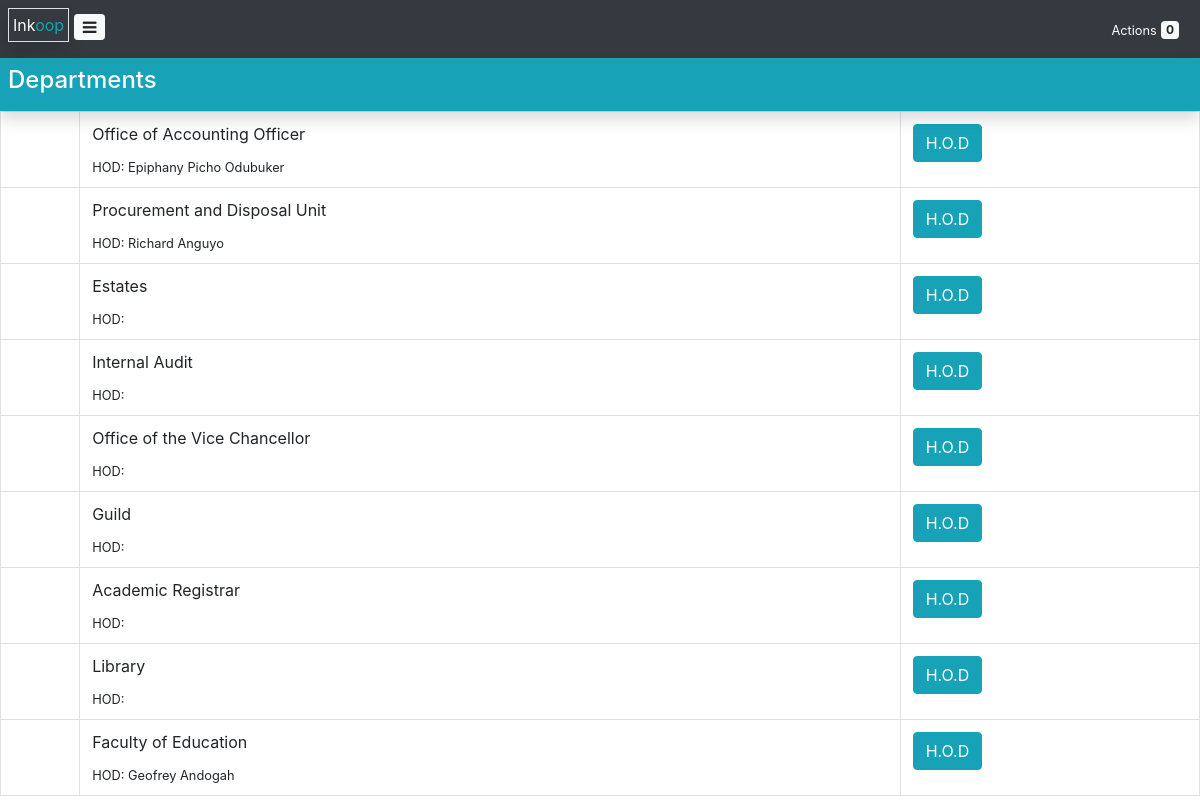
Page /user-department (signed in) on the committed database.
### core/models.py (models this page shows, shortened)
class UserDepartment(models.Model):
    name = models.CharField(max_length=128, unique=True)
    is_pdu = models.BooleanField(default=False)
    is_official = models.BooleanField(default=False)
    budget_sealing = models.IntegerField(default=0)
    hod = models.ForeignKey(User, null=True, on_delete=models.CASCADE)
    sub_programme = models.ForeignKey(SubProgramme, null=True, on_delete=models.CASCADE)
    def __str__(self):
        return self.name

### guards.py (the view)
	def wrapper(*args, **kwargs):
		request = args[0]
		user = get_user(request)
		if user.profile.is_ao:
			return func(*args, **kwargs)
		else:
			messages.error(request, "Only Accounting Officer allowed!", extra_tags="danger")
			return redirect('core:index')
		return func(*args, **kwargs)

### context_processors.py (called while the page is built)
def entity(request):
	return {
		"entity_name": settings.ENTITY_NAME,
		"entity_code": settings.ENTITY_CODE,
		"FY": settings.FINANCIAL_YEAR,
		"FY_start": settings.FY_START_DATE,
		"FY_stop": settings.FY_STOP_DATE,
	}

### core/context_processors.py (called while the page is built)
def timing(request):
	planning_process = Timing.objects.get(process="Planning")
	initiation_process = Timing.objects.get(process="Initiation")
	current_process = get_current_process()
	time_format = "M, d yy H:i"
	date_format = "F d, Y"
	return {
		"planning_process": planning_process,
		"initiation_process": initiation_process,
		"current_process": current_process,
		"time_format": time_format,
		"date_format": date_format
	}

def user_profile(request):
	user = get_user(request)
	kwargs = {"ao": get_ao()}
	if user.is_authenticated:
		kwargs["profile"] = user.profile
		kwargs["user_department"] = kwargs["profile"].user_department
		kwargs["pdu_head"] = get_pdu_head()
	return kwargs

def actions(request):
	user = get_user(request)
	if user.is_authenticated:
		kwargs = {
			"plan_actions":user.incharge_plan_set.filter(consolidated_on=None),
			"requisition_actions":user.incharge_requisition_set.filter(ao_approved_on=None),
			"pdu_actions":[],
			"ao_actions":[]
		}
		kwargs["action_count"] = kwargs["plan_actions"].count() + kwargs["requisition_actions"].count() + len(kwargs["pdu_actions"]) + len(kwargs["ao_actions"])
		return kwargs
	return {}

### core/models.py (called while the page is built)
    def is_valid(self):
        if self.start and self.stop and self.submission_deadline:
            if self.start < self.submission_deadline <= self.stop:
                return True
        return False

### core/views/user_department.py (called while the page is built)
@only_ao_allowed
def get_user_departments(request):
	departments = UserDepartment.objects.all()
	context = {"departments":departments}
	return render(request, 'user_department/user-departments.html', context)

### guards.py (called while the page is built)
def only_ao_allowed(func):
	def wrapper(*args, **kwargs):
		request = args[0]
		user = get_user(request)
		if user.profile.is_ao:
			return func(*args, **kwargs)
		else:
			messages.error(request, "Only Accounting Officer allowed!", extra_tags="danger")
			return redirect('core:index')
		return func(*args, **kwargs)
	return wrapper

### templatetags/app_tags.py (called while the page is built)
@register.filter(name="currency")
def currency(value):
	if isinstance(value, int):
		return f'{value:,} {settings.CURRENCY}'
	return value

### utils.py (called while the page is built)
def get_pdu_head():
	pdu = UserDepartment.objects.get(is_pdu=True)
	return pdu.hod

def get_ao():
	ao = Profile.objects.get(is_ao=True)
	return ao.user

### core/templates/user_department/user-departments.html
{% extends 'user-base.html' %}
{% block content %}
<div class="container-fluid p-0">
    <div class="bg-info p-2 shadow fixed d-flex">
        <div class="flex-fill m-auto">
            <h4 class="text-light">Departments</h4>
        </div>
    </div>
	<div>
		<table class="table table-responsive-sm border">
	        <tbody>
	            {% for department in departments %}
	                <tr>
	                    <td>{{ plan.id }}</td>
	                    <td class="border m-auto">
	                        <p>{{ department.name }}</p>
	                        <small>HOD: {{department.hod.first_name}} {{department.hod.last_name}}</small>
	                    </td>
	                    <td><a href="{% url 'core:get_user_department_head' user_department_id=department.id %}" class='btn btn-info'>H.O.D</a></td>
	                </tr>
	            {% empty %}
	                <div class="container" align="center">
	                    <label class="display-4 text-muted">No departments!</label>
	                    <hr>
	                    <a class="btn btn-primary" href=""><span class="fa fa-plus"></span> Add Department</a>
	                </div>
	            {% endfor %}
	        </tbody>
	    </table>
	</div>
</div>
{% endblock %}

### static/css/style.css (style rules this page uses)
.fixed { position: sticky; top:0; z-index:100; }
a { text-decoration: none; }

### rows in the picture
UserDepartment: name "Office of Accounting Officer", hod.first_name "Epiphany", hod.last_name "Picho Odubuker"
UserDepartment: name "Procurement and Disposal Unit", hod.first_name "Richard", hod.last_name "Anguyo"
UserDepartment: name "Estates"
UserDepartment: name "Internal Audit"
UserDepartment: name "Office of the Vice Chancellor"
UserDepartment: name "Guild"
UserDepartment: name "Academic Registrar"
UserDepartment: name "Library"
UserDepartment: name "Faculty of Education", hod.first_name "Geofrey", hod.last_name "Andogah"

### other values in the picture
{{ action_count }} "0"
